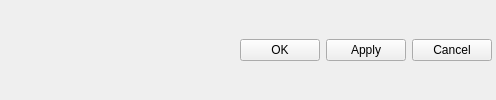
        <widget class="QWidget" name="settingsBottomWidget" native="true">
         <property name="enabled">
          <bool>true</bool>
         </property>
         <layout class="QHBoxLayout" name="horizontalLayout_15">
          <property name="leftMargin">
           <number>8</number>
          </property>
          <property name="topMargin">
           <number>4</number>
          </property>
          <property name="rightMargin">
           <number>4</number>
          </property>
          <property name="bottomMargin">
           <number>4</number>
          </property>
          <item>
           <widget class="QWidget" name="versionLabelWidget" native="true">
            <property name="sizePolicy">
             <sizepolicy hsizetype="Preferred" vsizetype="Preferred">
              <horstretch>0</horstretch>
              <verstretch>0</verstretch>
             </sizepolicy>
            </property>
            <layout class="QVBoxLayout" name="verticalLayout_22">
             <property name="leftMargin">
              <number>0</number>
             </property>
             <property name="topMargin">
              <number>0</number>
             </property>
             <property name="rightMargin">
              <number>0</number>
             </property>
             <property name="bottomMargin">
              <number>0</number>
             </property>
            </layout>
           </widget>
          </item>
          <item>
           <spacer name="horizontalSpacer_3">
            <property name="orientation">
             <enum>Qt::Horizontal</enum>
            </property>
            <property name="sizeHint" stdset="0">
             <size>
              <width>226</width>
              <height>0</height>
             </size>
            </property>
           </spacer>
           </item>
          <item>
           <widget class="QPushButton" name="OK">
            <property name="text">
             <string>OK</string>
            </property>
           </widget>
          </item>
          <item>
           <widget class="QPushButton" name="pushButton">
            <property name="text">
             <string>Apply</string>
            </property>
           </widget>
          </item>
          <item>
           <widget class="QPushButton" name="Cancel">
             <property name="text">
             <string>Cancel</string>
            </property>
           </widget>
          </item>
         </layout>
        </widget>
